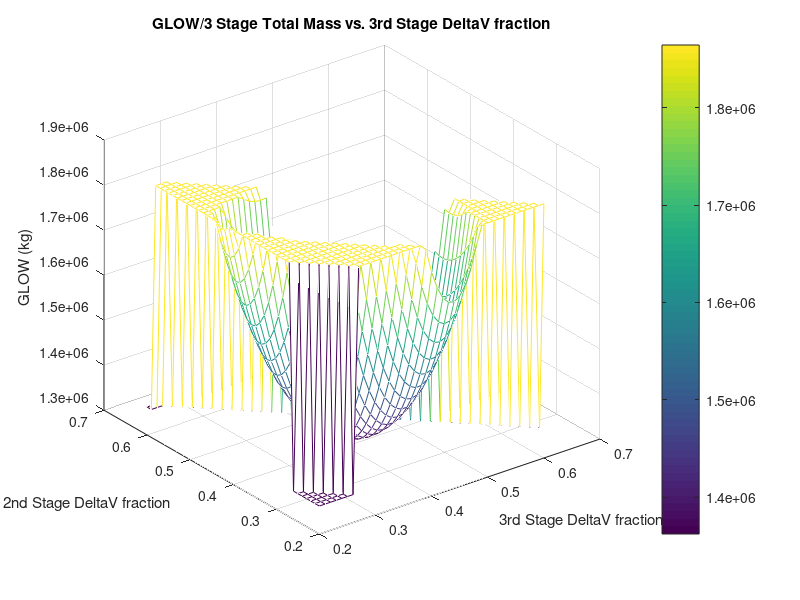

This chart was generated by the following MATLAB code: (Note: this script raises an error after producing the figure.)
% This script takes an input for the total delta v required for a
% 3 stage maneuver of some kind, as well as the three specific impuse values of the
% stages, and finds the optimal delta v fraction for the manuever.
% AAE 251 Fall 2022
% PM7 Team R301 
% Rocket staging optimization
% Authors: Jacob Bell
% Collaborators: Caroline Gee, Sydney Brown, Thomas Brannon, Justin
% Armstrong, Lu Larest, Carter Doby, Abby Woodburry 
% 
% This code creates a 3D mesh visualizing the GLOW for various combinations of
% 2nd and 3rd stage delta v split (1st stage delta v fraction is found
% from 2nd and 3rd). A minimum value is found for GLOW corresponding to 
% optimal staging for a given maneuver
clc;
clear all; 

% inputs/known variables 
dv_total = 11.4 * 10^3; % [m/s] total delta-v required 
payload_mass = 10000; % [kg] payload mass
empty_frac1 = .115; % [N/A] empty mass fraction stage 1
empty_frac2 = .115; % [N/A] empty mass fraction stage 2
empty_frac3 = .115; % [N/A] empty mass fraction stage 3
Isp1  = 289.1; % [s] Stage 1 specific impulse 
Isp2 = 315.4; % [s] Stage 2 specific impulse
Isp3 = 325.1; % [s] Stage 3 specific impulse
g0 = 9.81; % [m/s^2] gravitational acceleration

% characteristic exhaust velocity calculation 
c1 = Isp1 * g0;
c2 = Isp2 * g0;
c3 = Isp3 * g0;

% creating an array of values for delta v fractions
alpha = .2:.01:.6;
[X,Y,Z] = meshgrid(alpha,alpha,alpha);
[X1,Y1] = meshgrid(alpha,alpha);
howdy = (X + Y + Z) == 1;
X = X .* howdy;
Y = Y .* howdy;
Z = Z .* howdy;

% 3rd stage calcs
prop_mass3 = (payload_mass .* (exp(dv_total .* X./c3) - 1) .* (1 - empty_frac3) ./ ...
(1 - empty_frac3 .* exp(dv_total .* X./c3)));
inert_mass3 = -1 .* prop_mass3 .* empty_frac3 ./ (empty_frac3 - 1);
tot_mass3 = (prop_mass3 + inert_mass3 + payload_mass) .* howdy;

 % 2nd stage calcs
prop_mass2 = (tot_mass3 .* (exp(dv_total .* Y/c2) - 1) .* (1 - empty_frac2) ./ ...
(1 - empty_frac2 .* exp(dv_total .* Y./c2)));
inert_mass2 = -1 .* prop_mass2 .* empty_frac2 ./ (empty_frac2 - 1);
tot_mass2 = (prop_mass2 + inert_mass2 + tot_mass3) .* howdy;

% 1st stage calcs
prop_mass1 = (tot_mass2 .* (exp(dv_total .* Z/c1) - 1) .* (1 - empty_frac3) ./ ...
(1 - empty_frac3 .* exp(dv_total .* Z/c1)));
inert_mass1 = -1 .* prop_mass1 .* empty_frac3 ./ (empty_frac3 - 1);
tot_mass1 = (prop_mass1 + inert_mass1 + tot_mass2) .* howdy;

% Reformating total mass values to plot better, removing low and high vals
total_mass = sum(tot_mass1(:,:,:),3);
[GLOW_min,indexmin] = min(total_mass(total_mass>0));
howdy = (total_mass <= 0);
total_mass(howdy) = GLOW_min;
GLOW_mean = mean(mean(total_mass));
howdy = (total_mass >= GLOW_mean);
total_mass(howdy) = GLOW_mean;

% creating mesh 
mesh(X1,Y1,total_mass);

ylabel("2nd Stage \DeltaV fraction")
xlabel("3rd Stage \DeltaV fraction")
zlabel("GLOW (kg)")
title("GLOW/3 Stage Total Mass vs. 3rd Stage \DeltaV fraction")
c = colorbar;
c.Label.String = 'GLOW (kg)';

[GLOW_min1,indexmin] = min(tot_mass1(tot_mass1>0));
frac3 = X1(indexmin);
frac2 = Y1(indexmin);
frac1 = 1 - (frac3 + frac2);


